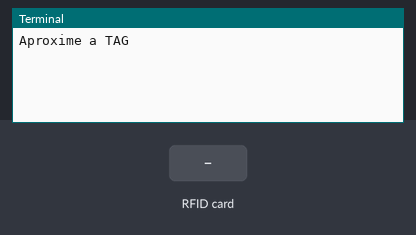
The program below on a simulated Raspberry Pi (header pin numbers). On the bench: the last lines printed to the terminal. Inputs (shaded band) come from the test bench.

Above: at 1.2 s.
1.3 s: RFID card 5E 7A 19 C4 held to the reader
At 2.5 s:
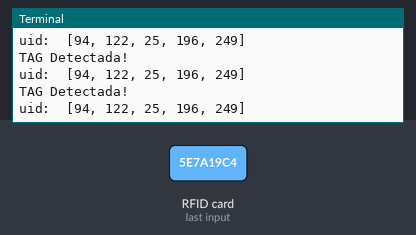
2.8 s: RFID card 5E 7A 19 C4 held to the reader
At 4.1 s:
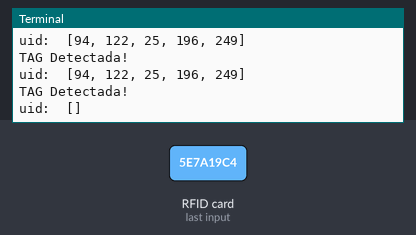

The program:

consulta_tag.py
```python
import MFRC522
import RPi.GPIO as GPIO
import time

LeitorRFID = MFRC522.MFRC522()


print('Aproxime a TAG')


while True:

    # Verifica se existe TAG no leitor
    (status, TagType) = LeitorRFID.MFRC522_Request(LeitorRFID.PICC_REQIDL)

    # Leitura da TAG
    if status == LeitorRFID.MI_OK:
        print('TAG Detectada!')
        (status, uid) = LeitorRFID.MFRC522_Anticoll()
        print('uid: ', uid)

    #time.sleep(5)
```

Measured:
- after the input at 1.3 s, the terminal: prints a new line at once (image 1)
- after the input at 2.8 s, the terminal: prints a new line after 0.70 s (image 2)
